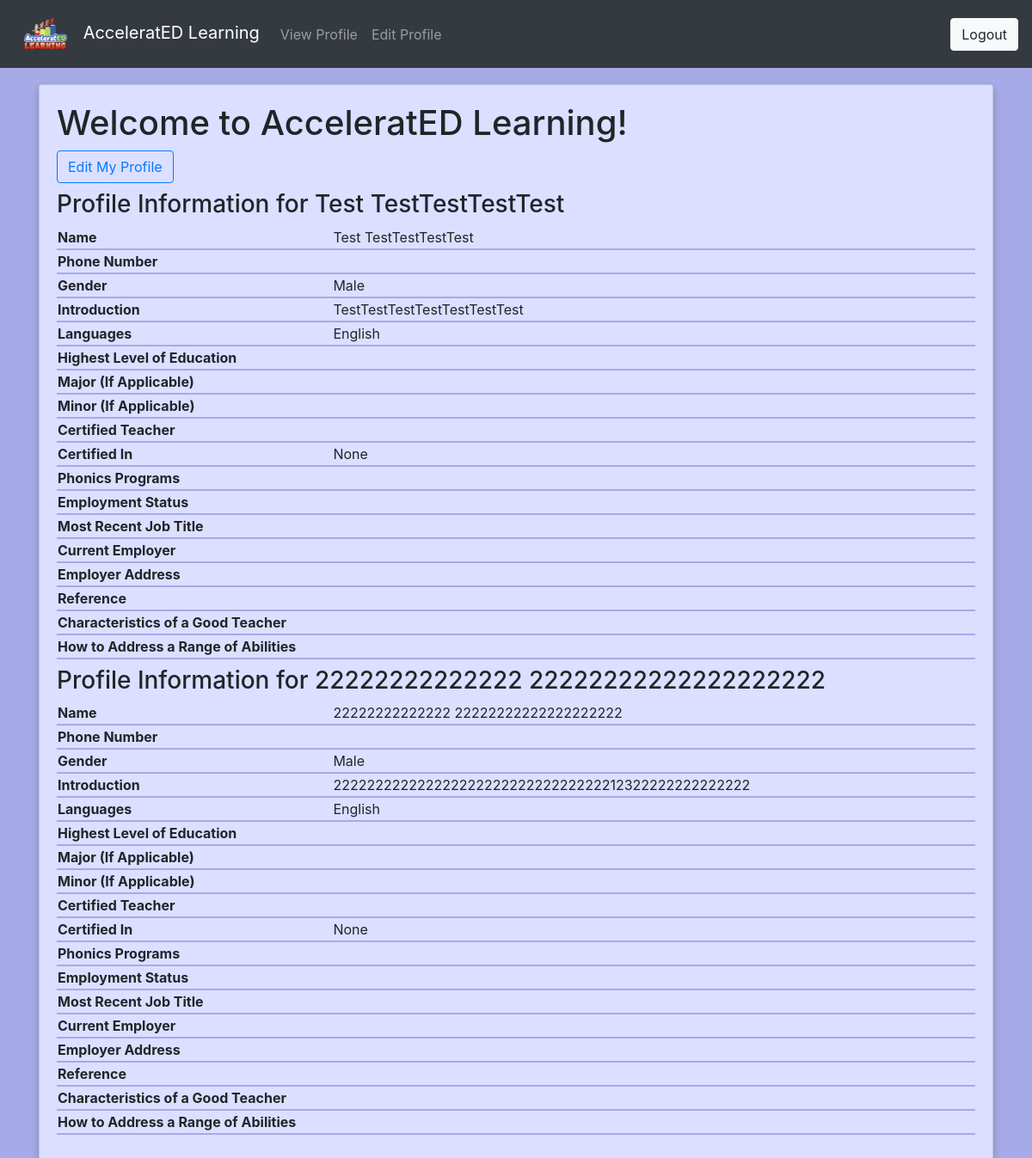
The app's page /tutor/profile/ (signed in) with its own data.
### tutor/models.py (models this page shows)
class Tutor(models.Model):
    PHONICS_CHOICES = (
        ('Fundations', 'Fundations'),
        ('Fountas & Pinnell Literacy', 'Fountas & Pinnell Literacy'),
        ('Lucy Calkins Units Of Study For Teaching Phonics',
         'Lucy Calkins Units Of Study For Teaching Phonics'),
        ('Bridge The Gap Intervention', 'Bridge The Gap Intervention'),
        ('Words Their Way', 'Words Their Way'),
        ('Lalilo', 'Lalilo'),
        ('The Heggerty Curriculum', 'The Heggerty Curriculum'),
        ('Orton Gillingham Approach', 'Orton Gillingham Approach'),
        ('Phonics First', 'Phonics First'),
        ('Other', 'Other')
    )
    EMPLOYMENT_CHOICES = (
        ('Full Time', 'Full Time'),
        ('Part Time', 'Part Time'),
        ('College Student', 'College Student'),
        ('Retired', 'Retired'),
        ('Other', 'Other')
    )
    STATE_CHOICES = (
        (
            ('AL','AL'),
            ('AK','AK'),
            ('AR','AR'),
            ('AZ','AZ'),
            ('CA','CA'),
            ('CO','CO'),
            ('CT','CT'),
            ('DC','DC'),
            ('DE','DE'),
            ('FL','FL'),
            ('GA','GA'),
            ('HI','HI'),
            ('IA','IA'),
            ('ID','ID'),
            ('IL','IL'),
            ('IN','IN'),
            ('KS','KS'),
            ('KY','KY'),
            ('LA','LA'),
            ('MA','MA'),
            ('MD','MD'),
            ('ME','ME'),
            ('MI','MI'),
            ('MN','MN'),
            ('MO','MO'),
            ('MS','MS'),
            ('MT','MT'),
            ('NC','NC'),
            ('NE','NE'),
            ('NH','NH'),
            ('NJ','NJ'),
            ('NM','NM'),
            ('NV','NV'),
            ('NY','NY'),
            ('ND','ND'),
            ('OH','OH'),
            ('OK','OK'),
            ('OR','OR'),
            ('PA','PA'),
            ('RI','RI'),
            ('SC','SC'),
            ('SD','SD'),
            ('TN','TN'),
            ('TX','TX'),
            ('UT','UT'),
            ('VT','VT'),
            ('VA','VA'),
            ('WA','WA'),
            ('WI','WI'),
            ('WV','WV'),
            ('WY','WY'),
            ('None','None')
        )
    )
    LANGUAGE_CHOICES = (
        ('English', 'English'),
        ('Spanish', 'Spanish'),
        ('Chinese', 'Chinese'),
        ('Other', 'Other'),
    )
    GENDER_CHOICES = (
        ('Male', 'Male'),
        ('Female', 'Female'),
        ('Non-Binary', 'Non-Binary'),
        ('Other', 'Other')
    )
    DEGREE_CHOICES = (
        ('None', 'None'),
        ('CIN', 'Currently Enrolled In College'),
        ('AS', 'Associate\'s Degree'),
        ('TECH', 'Technical Certification'),
        ('BAS', 'Bachelor\'s Degree'),
        ('MA', 'Master\'s Degree'),
        ('ED', 'Education Specialist/6th Year/Etc . . .'),
        ('EDD', 'Doctorate or Higher')
    )
    YESNO = (
        ('Yes', 'Yes'),
        ('No', 'No')
    )
    AVAILABILITY_CHOICES = (
        ('AM', 'Part Time AM'),
        ('PM', 'Full Time PM')
    )
    firstname = models.CharField(max_length=20, blank=True, verbose_name='First Name')
    lastname = models.CharField(max_length=20, blank=True, verbose_name='Last Name')
    birthday = models.DateField(auto_now=False, null=True, blank=True)
    phonenumber = models.CharField(max_length=12, blank=True, verbose_name='Phone Number')
    gender = models.CharField(max_length=10, choices=GENDER_CHOICES, blank=True, default='None')
    introduction = models.TextField(blank=True, verbose_name='Introduction (200 Words or less)')
    languages = MultiSelectField(choices=LANGUAGE_CHOICES, default="None")
    education = models.CharField(max_length=60, choices=DEGREE_CHOICES, blank=True, default='None',
        verbose_name='Highest Level of Education')
    major = models.CharField(max_length=20, blank=True, verbose_name='Major (If Applicable)')
    minor = models.CharField(max_length=20, blank=True, verbose_name='Minor (If Applicable)')
    experience = models.CharField(max_length=4, choices=YESNO, blank=True, verbose_name='Are You A Certified Teacher?')
    statecert = models.CharField(max_length=5, choices=STATE_CHOICES, verbose_name='Please Choose The State In Which You are Certified:', default='None')
    phonicsex = MultiSelectField(choices=PHONICS_CHOICES, blank=True, verbose_name='Choose Any Phonics Programs You Have Experience With:')
    employment = models.CharField(max_length=20, choices=EMPLOYMENT_CHOICES, blank=True, verbose_name='Employment Status')
    curremployment = models.CharField(max_length=30, blank=True, verbose_name='Current or Most Recent Job Title (If Applicable)')
    employer = models.CharField(max_length=30, blank=True, verbose_name='Employer (If Applicable)')
    employeraddress = models.CharField(max_length=30, blank=True, verbose_name='Employer Address (If Applicable)')
    currreference = models.CharField(max_length=20, blank=True, verbose_name='Supervisor/Reference Contact Information (If Applicable)')
    teachercharacteristics = models.TextField(max_length=200, blank=True, verbose_name='What Characteristics Make A Good Teacher: (200 Words or Less)')
    abilitiesquestion = models.TextField(max_length=200, blank=True, verbose_name='How Would You Address A Range Of Abilities In Your Classroom: (200 Words or Less)')
    availability = models.CharField(max_length=20, choices=AVAILABILITY_CHOICES, blank=True, verbose_name='Choose Your Availability:')
    owner = models.CharField(max_length=150, blank=True)

### tutor/views.py (the view)
# urls.py: path('profile/', views.profile_view, name='profile')
@login_required(login_url='login')
def profile_view(request):
    User = get_user_model()
    user = User.objects.get(email=request.user.email)
    tutor = Tutor.objects.filter(owner=user)
    return render(request, 'tutor/profile.html', { 'authenticated': True, "Tutor": tutor })

### templates/tutor/profile.html (shortened to what this page needs)
{% extends 'tutor/base.html' %}
{% load crispy_forms_filters %}
{% block body %}
    <div class="row justify-content-center">
        <div class="col-12">
            <div class="card">
                <div class="card-body">
                    <h1>Welcome to AcceleratED Learning!</h1>
                    <a href="{% url 'edit' %}" class="btn btn-outline-primary" >Edit My Profile</a>
                    {% for tutor in Tutor %}
                        <h3>Profile Information for {{tutor.firstname}} {{tutor.lastname}}</h3>
                        <table style="width:100%">
                            <tr>
                                <th style="width:30%">Name</th>
                                <td>{{tutor.firstname}} {{tutor.lastname}}</td>
                            </tr>
                            <tr>
                                <th>Phone Number</th>
                                <td>{{tutor.phonenumber}}</td>
                            </tr>
                            <tr>
                                <th>Gender</th>
                                <td>{{tutor.gender}}</td>
                            </tr>
                            <tr>
                                <th>Introduction</th>
                                <td>{{tutor.introduction}}</td>
                            </tr>
                            <tr>
                                <th>Languages</th>
                                <td>{{tutor.languages}}</td>
                            </tr>
                            <tr>
                                <th>Highest Level of Education</th>
                                <td>{{tutor.education}}</td>
                            </tr>
                            <tr>
                                <th>Major (If Applicable)</th>
                                <td>{{tutor.major}}</td>
                            </tr>
                            <tr>
                                <th>Minor (If Applicable)</th>
                                <td>{{tutor.minor}}</td>
                            </tr>
                            <tr>
                                <th>Certified Teacher</th>
                                <td>{{tutor.experience}}</td>
                            </tr>
                            <tr>
                                <th>Certified In</th>
                                <td>{{tutor.statecert}}</td>
                            </tr>
                            <tr>
                                <th>Phonics Programs</th>
                                <td>{{tutor.phonicsex}}</td>
                            </tr>
                            <tr>
                                <th>Employment Status</th>
                                <td>{{tutor.employment}}</td>
                            </tr>
                            <tr>
                                <th>Most Recent Job Title</th>
                                <td>{{tutor.curremployment}}</td>
                            </tr>
                            <tr>
                                <th>Current Employer</th>
                                <td>{{tutor.employer}}</td>
                            </tr>
                            <tr>
                                <th>Employer Address</th>
                                <td>{{tutor.amployeraddress}}</td>
                            </tr>
                            <tr>
                                <th>Reference</th>
                                <td>{{tutor.currreference}}</td>
                            </tr>
                            <tr>
                                <th>Characteristics of a Good Teacher</th>
                                <td>{{tutor.teachercharacteristics}}</td>
                            </tr>
                            <tr>
                                <th>How to Address a Range of Abilities</th>
                                <td>{{tutor.abilitiesquestion}}</td>
                            </tr>
                        </table>
                    {% endfor %}
                </div>
            </div>
        </div>
    </div>
{% endblock %}

### static/css/styles.css (style rules this page uses)
body { background-color: #a6aae6; padding-top: 50px; }
.card { box-shadow: 0 4px 8px 0 rgba(0, 0, 0, 0.2); background-color: #dcdfff; }
tr { border-bottom: 2px solid #a6aae6 }

### records on screen
Tutor: firstname "Test", lastname "TestTestTestTest", gender "Male", introduction "TestTestTestTestTestTestTest", languages "English", statecert "None"
Tutor: firstname "22222222222222", lastname "22222222222222222222", gender "Male", introduction "22222222222222222222222222222222212322222222222222", languages "English", statecert "None"
